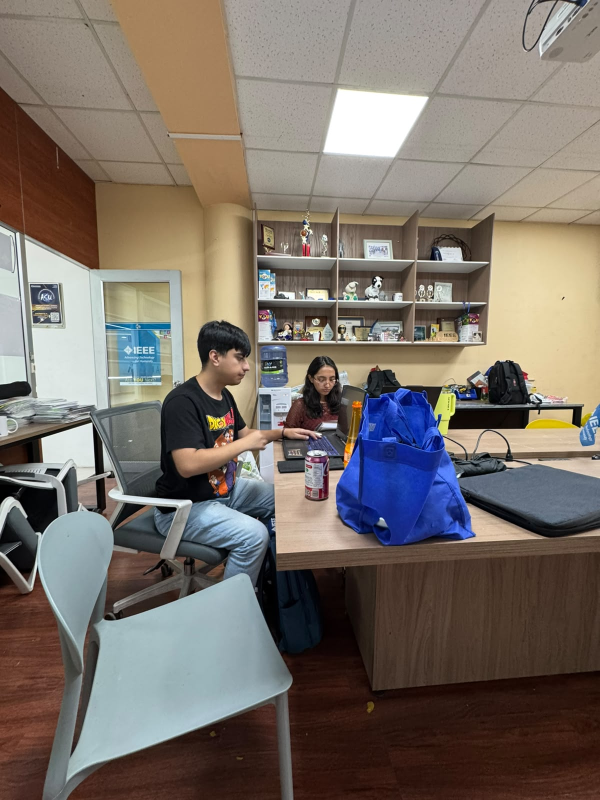
#> input picture proyecto/vision/mi_foto1.jpeg, 1200 x 1600 px (shown at 1/2 size)
$ jupyter execute rgb-b.ipynb
#> lines starting #> are read from the running program, lines starting #| are printed output that depends on the picture; after the words box and inside, x2 and y2 are one past the last pixel; in counts of white or black regions, pixels touching at a corner belong together
[cell 1]
import cv2
import numpy as np

def aplicar_modelo_rgbd_hsv(imagen_color, mapa_profundidad):
    """
    Simula la fusión de segmentación por color (HSV) y rango espacial (Depth).
    - El objetivo es detectar un objeto ROJO que esté CERCA (entre 0.5 y 1.5 metros).
    """
    # ----------------- PROCESO 1: Segmentación por Color (HSV) -----------------
    # Convertimos la imagen de BGR (OpenCV) a HSV
    imagen_hsv = cv2.cvtColor(imagen_color, cv2.COLOR_BGR2HSV)

    # Definimos los límites para detectar el color rojo (Matiz, Saturación, Valor)
    # Buscaremos rojos muy vivos (alta saturación y brillo)
    rojo_bajo1 = np.array([0, 120, 70])
    rojo_alto1 = np.array([10, 255, 255])
    rojo_bajo2 = np.array([170, 120, 70])
    rojo_alto2 = np.array([180, 255, 255])

    # Creamos la máscara para aislar el rojo
    mascara_roja1 = cv2.inRange(imagen_hsv, rojo_bajo1, rojo_alto1)
    mascara_roja2 = cv2.inRange(imagen_hsv, rojo_bajo2, rojo_alto2)
    mascara_color = cv2.bitwise_or(mascara_roja1, mascara_roja2)

    # ----------------- PROCESO 2: Segmentación por Profundidad (D) -----------------
    # Umbral de distancia en mm (por ejemplo: entre 50 cm y 150 cm)
    distancia_minima = 500
    distancia_maxima = 1500

    # Creamos una máscara de profundidad: solo píxeles dentro del rango de distancia
    mascara_profundidad = cv2.inRange(mapa_profundidad, distancia_minima, distancia_maxima)

    # ----------------- PROCESO 3: Fusión Híbrida (RGB-D + HSV) -----------------
    # AND lógico: El objeto debe ser ROJO "Y" estar en el rango de distancia física
    mascara_final = cv2.bitwise_and(mascara_color, mascara_profundidad)

    # Aplicamos la máscara final sobre la imagen original para extraer el objeto
    resultado_objeto = cv2.bitwise_and(imagen_color, imagen_color, mask=mascara_final)

    return mascara_color, mascara_profundidad, mascara_final, resultado_objeto

# --- SIMULACIÓN DE DATOS (Para que puedas probar el código sin hardware físico) ---
# Creamos una imagen simulada de 480x640 pixeles (Fondo oscuro)
imagen_prueba = np.zeros((480, 640, 3), dtype=np.uint8)
# Dibujamos un objeto rojo "Cercano" (Caja 1)
cv2.rectangle(imagen_prueba, (100, 150), (250, 300), (0, 0, 255), -1)
# Dibujamos un objeto rojo "Lejano" (Caja 2)
cv2.rectangle(imagen_prueba, (400, 150), (550, 300), (0, 0, 255), -1)
# Dibujamos un objeto azul "Cercano" (Distractor)
cv2.rectangle(imagen_prueba, (250, 320), (380, 420), (255, 0, 0), -1)
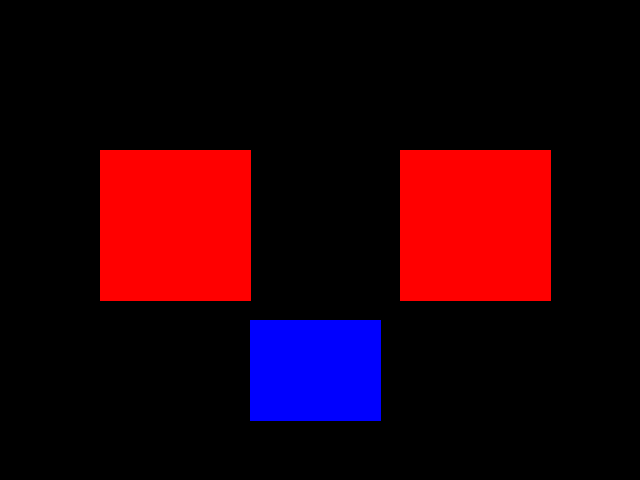
#> imagen_prueba: shape (480, 640, 3); mean of channels 0, 1, 2 11, 0, 37.9; drawn as B, G, R

# Simulamos el Mapa de Profundidad (en milímetros)
# Por defecto, el "fondo" está muy lejos (5000 mm)
mapa_profundidad_simulado = np.full((480, 640), 5000, dtype=np.uint16)
# La Caja Roja 1 está cerca: 1000 mm (1 metro) -> Debería ser detectada
mapa_profundidad_simulado[150:300, 100:250] = 1000
# La Caja Roja 2 está lejos: 3000 mm (3 metros) -> Debería ser ignorada por distancia
mapa_profundidad_simulado[150:300, 400:550] = 3000
# El objeto azul está cerca: 800 mm -> Debería ser ignorado por color (HSV)
mapa_profundidad_simulado[320:420, 250:380] = 800

# Ejecutamos el modelo
m_color, m_prof, m_final, res = aplicar_modelo_rgbd_hsv(imagen_prueba, mapa_profundidad_simulado)
#> in aplicar_modelo_rgbd_hsv, `mascara_roja1 = cv2.inRange(imagen_hsv, rojo_bajo1, rojo_alto1)`:
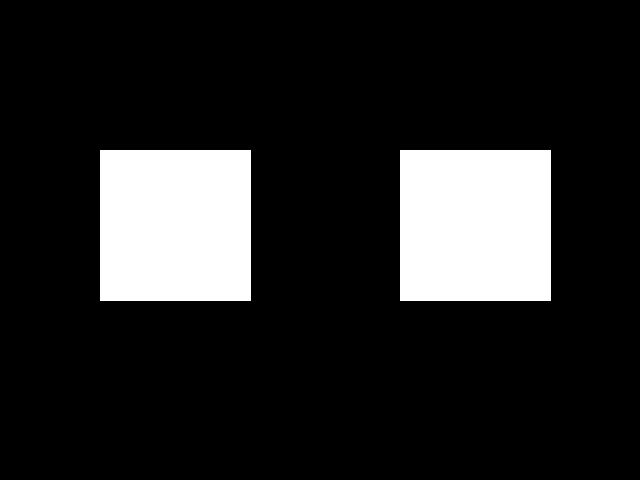
#> mascara_roja1: shape (480, 640); 14.8% white; 2 white regions, box (x1, y1, x2, y2) and area: (100, 150, 251, 301) 22801, (400, 150, 551, 301) 22801
#> in aplicar_modelo_rgbd_hsv, `mascara_profundidad = cv2.inRange(mapa_profundidad, distancia_minima, ..`:
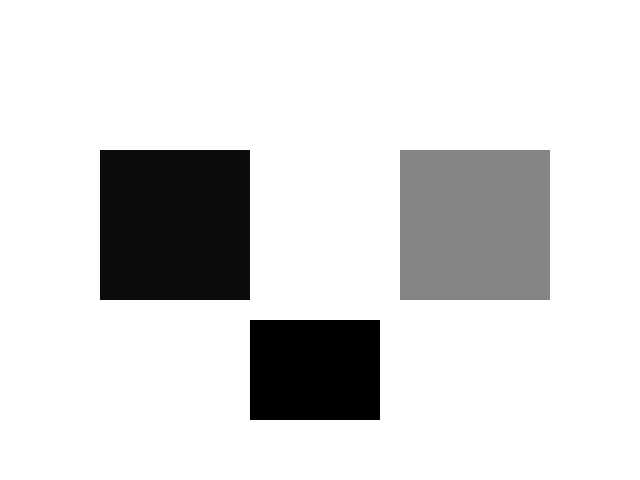
#> mapa_profundidad: shape (480, 640) uint16; min 800, max 5000, mean 4382.8; drawn with min black and max white
#> in aplicar_modelo_rgbd_hsv, `mascara_final = cv2.bitwise_and(mascara_color, mascara_profundidad)`:
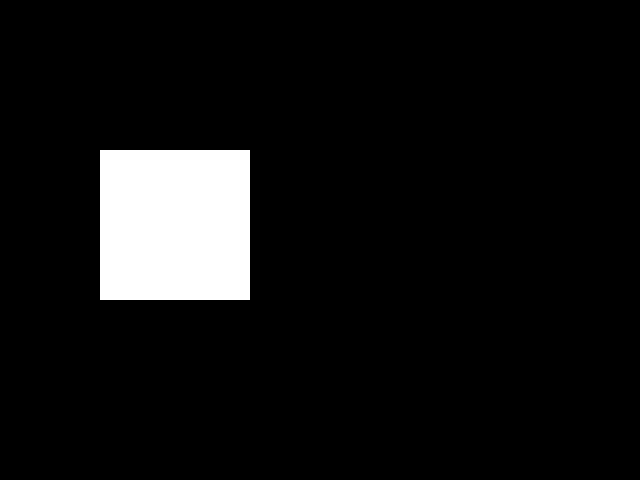
#> mascara_final: shape (480, 640); 7.3% white; 1 white region, box (x1, y1, x2, y2) and area: (100, 150, 250, 300) 22500

# [6 lines of commented-out code are left out]

[cell 2]
import cv2
import numpy as np

# 1. Cargar la fotografía real
imagen = cv2.imread('mi_foto1.jpeg')
#> imagen is the input picture: shape (1600, 1200, 3); mean B, G, R 104.6, 112.3, 121.2

# Redimensionar la imagen para que sea más fácil de visualizar en pantalla
imagen = cv2.resize(imagen, (800, 600))
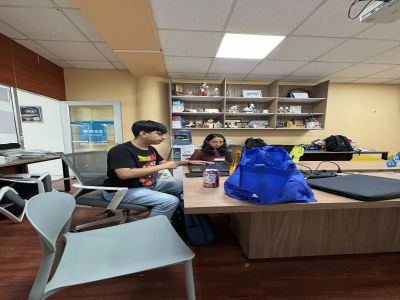
#> imagen: shape (600, 800, 3) (shown at 1/2 size); mean B, G, R 104.5, 112.2, 121.2
alto, ancho = imagen.shape[:2]

# 2. Segmentación por Color (HSV) - Buscando objetos AZULES
imagen_hsv = cv2.cvtColor(imagen, cv2.COLOR_BGR2HSV)
#> imagen_hsv: shape (600, 800, 3); mean H, S, V 37.7, 82.1, 129.9

# Rango ampliado para atrapar azules bajo sombra
# Rango ajustado para AZUL OSCURO (ignorando el celeste)
# Rango ampliado para TODAS las tonalidades de azul (celeste a marino)
azul_bajo = np.array([85, 50, 50])
azul_alto = np.array([135, 255, 255])
mascara_color = cv2.inRange(imagen_hsv, azul_bajo, azul_alto)
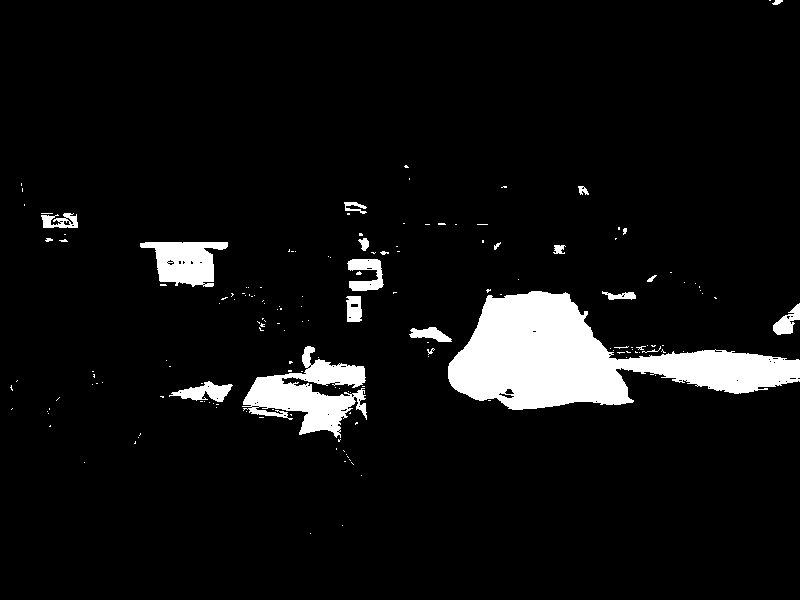
#> mascara_color: shape (600, 800); 6.7% white; 164 white regions (142 under 20 px), largest, box (x1, y1, x2, y2) and area: (448, 291, 800, 410) 20236, (242, 346, 367, 438) 5221, (140, 242, 228, 287) 2491

# 3. Simular el Mapa de Profundidad (Canal D)
mapa_profundidad = np.zeros((alto, ancho), dtype=np.uint16)
for y in range(alto):
    # Ajustamos el gradiente para que la zona de la mesa se considere "cerca"
    distancia = int(3000 - (y / alto) * 2000)
    mapa_profundidad[y, :] = distancia
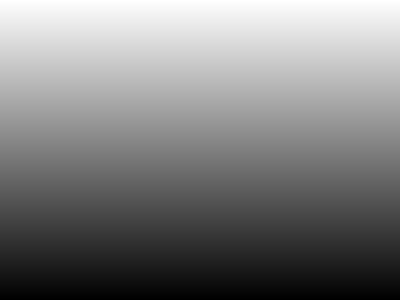
#> mapa_profundidad: shape (600, 800) uint16 (shown at 1/2 size); min 1003, max 3000, mean 2001.3; drawn with min black and max white

# 4. Segmentación Espacial (Filtro de Profundidad)
# Subimos el umbral máximo a 2600 mm para atrapar las bolsas sobre la mesa
distancia_maxima = 2600
mascara_profundidad = cv2.inRange(mapa_profundidad, 0, distancia_maxima)

# 5. Fusión RGB-D + HSV
# Encontramos la intersección: Píxeles que son AZULES "Y" están CERCA
mascara_final = cv2.bitwise_and(mascara_color, mascara_profundidad)
#> mascara_final: shape (600, 800); 6.7% white; 162 white regions (141 under 20 px)

# 6. Detectar contornos y buscar el objeto más cercano
# Buscamos los bordes de los objetos detectados en la máscara final
contornos, _ = cv2.findContours(mascara_final, cv2.RETR_EXTERNAL, cv2.CHAIN_APPROX_SIMPLE)
#> contornos = 162 contours, 147 with area under 20; largest, box (x1, y1, x2, y2) and area: (448, 291, 800, 410) 19843, (242, 346, 367, 438) 4837, (140, 242, 228, 287) 2382, (347, 259, 384, 291) 640, (169, 381, 233, 402) 594

distancia_mas_corta = float('inf')
contorno_mas_cercano = None

# Analizamos cada objeto encontrado
for contorno in contornos:
    # Ignoramos manchas muy pequeñas (ruido visual)
    if cv2.contourArea(contorno) > 500:
        # Creamos una máscara temporal solo para este objeto específico
        mascara_aislada = np.zeros_like(mascara_final)
        cv2.drawContours(mascara_aislada, [contorno], -1, 255, -1)

        # Leemos las distancias de este objeto en el mapa de profundidad
        distancias_del_objeto = mapa_profundidad[mascara_aislada == 255]

        if len(distancias_del_objeto) > 0:
            # Encontramos el punto más cercano de este objeto
            distancia_minima_objeto = np.min(distancias_del_objeto)

            # Si es el más cercano que hemos visto hasta ahora, lo guardamos como el ganador
            if distancia_minima_objeto < distancia_mas_corta:
                distancia_mas_corta = distancia_minima_objeto
                contorno_mas_cercano = contorno
#> this loop made 162 passes
#> (distancia_minima_objeto, distancia_mas_corta) on passes 46, 73: (1663, 1663), (1543, 1543)
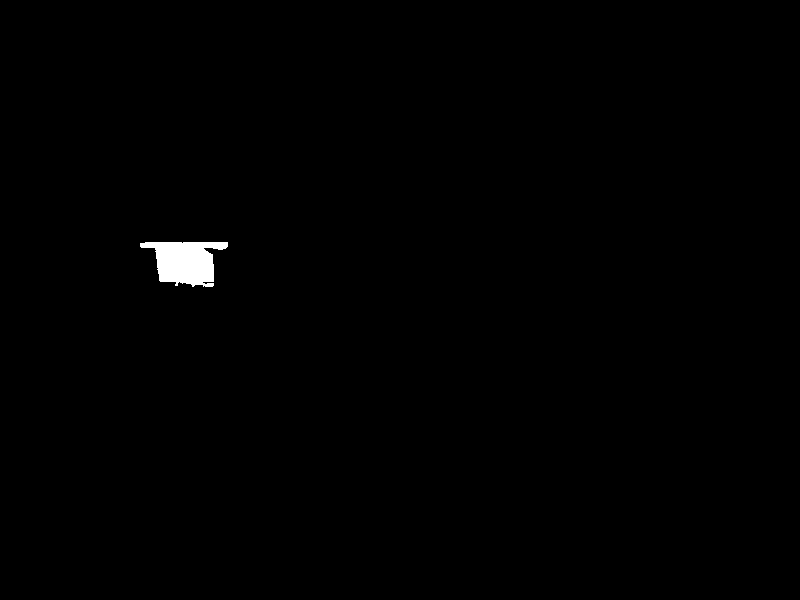
#> mascara_aislada: shape (600, 800); 0.53% white; 1 white region, box (x1, y1, x2, y2) and area: (140, 242, 228, 287) 2526
#> after the loop, contorno_mas_cercano = contour of 478 points, box (x1, y1, x2, y2) (242, 346, 367, 438), area 4837; distancia_mas_corta = 1543

# 7. Dibujar el recuadro sobre el objeto ganador
imagen_final_marcada = imagen.copy()

if contorno_mas_cercano is not None:
    # Obtener las coordenadas del rectángulo que encierra al contorno
    x, y, w, h = cv2.boundingRect(contorno_mas_cercano)
#> x = 242; y = 346; w = 125; h = 92

    # Dibujar el rectángulo verde
    cv2.rectangle(imagen_final_marcada, (x, y), (x+w, y+h), (0, 255, 0), 3)

    # Añadir un texto indicando la distancia simulada
    texto = f"Mas cercano: {distancia_mas_corta} mm"
#> texto = 'Mas cercano: 1543 mm'
    cv2.putText(imagen_final_marcada, texto, (x, y - 10),
                cv2.FONT_HERSHEY_SIMPLEX, 0.7, (0, 255, 0), 2)

# Mostrar el nuevo resultado
cv2.imshow("5. Objeto mas cercano detectado", imagen_final_marcada)

# --- FUNCIONES DE ESPERA REQUERIDAS POR OPENCV ---
# Esto evita que la ventana diga "No responde"
cv2.waitKey(0)
cv2.destroyAllWindows()

[cell 3]
import cv2
import numpy as np

# 1. Cargar la fotografía real
imagen = cv2.imread('mi_foto1.jpeg')

# Redimensionar la imagen para que sea más fácil de visualizar en pantalla
imagen = cv2.resize(imagen, (800, 600))
alto, ancho = imagen.shape[:2]

# 2. Segmentación por Color (HSV) - Buscando objetos AZULES
imagen_hsv = cv2.cvtColor(imagen, cv2.COLOR_BGR2HSV)

# Rango ajustado para AZUL OSCURO (ignorando el celeste)
# Rango ampliado para TODAS las tonalidades de azul (celeste a marino)
azul_bajo = np.array([85, 50, 50])
azul_alto = np.array([135, 255, 255])
mascara_color = cv2.inRange(imagen_hsv, azul_bajo, azul_alto)

# 3. Simular el Mapa de Profundidad (Canal D)
mapa_profundidad = np.zeros((alto, ancho), dtype=np.uint16)
for y in range(alto):
    # Ajustamos el gradiente para que la zona de la mesa se considere "cerca"
    distancia = int(3000 - (y / alto) * 2000)
    mapa_profundidad[y, :] = distancia

# 4. Segmentación Espacial (Filtro de Profundidad)
# Subimos el umbral máximo a 2600 mm para atrapar las bolsas sobre la mesa
distancia_maxima = 2600
mascara_profundidad = cv2.inRange(mapa_profundidad, 0, distancia_maxima)
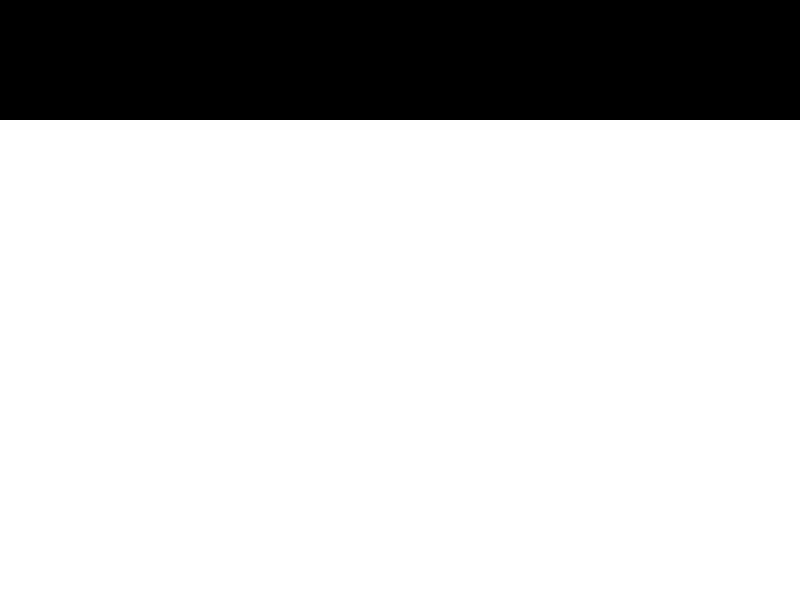
#> mascara_profundidad: shape (600, 800); 80% white; 1 black region, box (x1, y1, x2, y2) and area: (0, 0, 800, 120) 96000

# 5. Fusión RGB-D + HSV
# Encontramos la intersección: Píxeles que son AZULES "Y" están CERCA
mascara_final = cv2.bitwise_and(mascara_color, mascara_profundidad)

# 6. Detectar contornos y buscar el objeto más lejano
# Buscamos los bordes de los objetos detectados en la máscara final
contornos, _ = cv2.findContours(mascara_final, cv2.RETR_EXTERNAL, cv2.CHAIN_APPROX_SIMPLE)

# Iniciamos la distancia en 0 para buscar el valor más alto
distancia_mas_lejana = 0
contorno_mas_lejano = None

# Analizamos cada objeto encontrado
for contorno in contornos:
    # Ignoramos manchas muy pequeñas (ruido visual)
    if cv2.contourArea(contorno) > 500:
        # Creamos una máscara temporal solo para este objeto específico
        mascara_aislada = np.zeros_like(mascara_final)
        cv2.drawContours(mascara_aislada, [contorno], -1, 255, -1)

        # Leemos las distancias de este objeto en el mapa de profundidad
        distancias_del_objeto = mapa_profundidad[mascara_aislada == 255]

        if len(distancias_del_objeto) > 0:
            # Encontramos el punto MÁS LEJANO (valor máximo) de este objeto
            distancia_maxima_objeto = np.max(distancias_del_objeto)

            # Si este número es mayor al que teníamos guardado, este es el nuevo ganador
            if distancia_maxima_objeto > distancia_mas_lejana:
                distancia_mas_lejana = distancia_maxima_objeto
                contorno_mas_lejano = contorno
#> after the loop, contorno_mas_lejano = contour of 78 points, box (x1, y1, x2, y2) (140, 242, 228, 287), area 2382; distancia_mas_lejana = 2193

# 7. Dibujar el recuadro sobre el objeto ganador
imagen_final_marcada = imagen.copy()

if contorno_mas_lejano is not None:
    # Obtener las coordenadas del rectángulo que encierra al contorno
    x, y, w, h = cv2.boundingRect(contorno_mas_lejano)
#> x = 140; y = 242; w = 88; h = 45

    # Dibujar un rectángulo rojo para indicar "lejano"
    cv2.rectangle(imagen_final_marcada, (x, y), (x+w, y+h), (0, 0, 255), 3)

    # Añadir un texto indicando la distancia simulada
    texto = f"Mas lejano: {distancia_mas_lejana} mm"
#> texto = 'Mas lejano: 2193 mm'
    cv2.putText(imagen_final_marcada, texto, (x, y - 10),
                cv2.FONT_HERSHEY_SIMPLEX, 0.7, (0, 0, 255), 2)
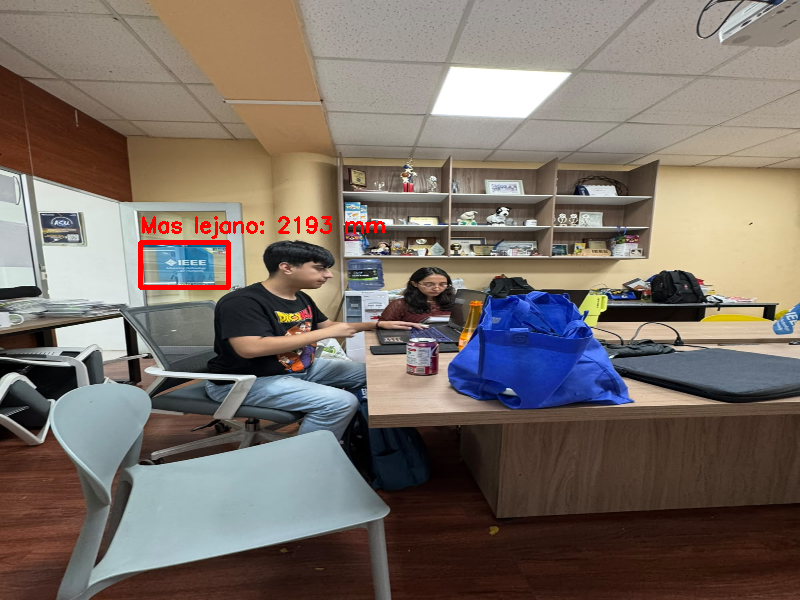
#> imagen_final_marcada: shape (600, 800, 3); mean B, G, R 103.6, 111.2, 121.7

# Mostrar el nuevo resultado
cv2.imshow("5. Objeto mas lejano detectado", imagen_final_marcada)

# --- FUNCIONES DE ESPERA AÑADIDAS ---
cv2.waitKey(0)
cv2.destroyAllWindows()
